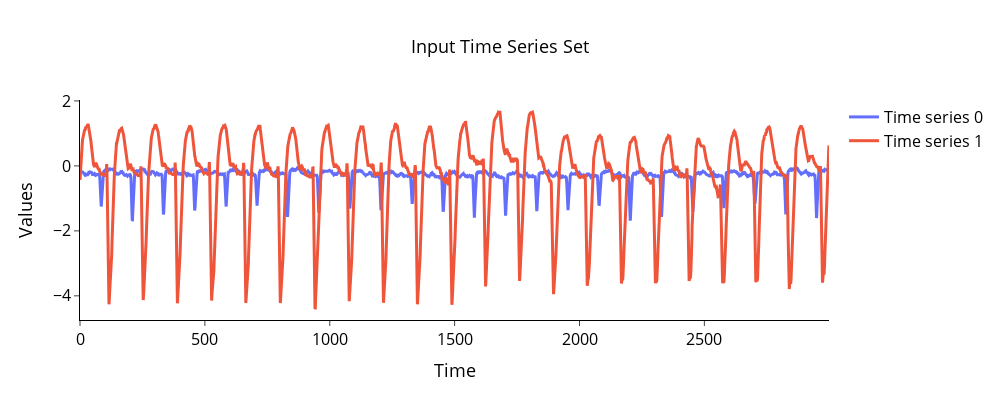

The notebook cell saved with this chart:
### Code cell
plot_ts(ts_set)

### Figure 1 — Plotly figure (JSON) as saved in the notebook; plotly's stock layout.template omitted (floating-point values rounded to 4 significant figures; data arrays with more than 128 entries replaced by an {"elided": "..."} marker saying what was removed)
{"data": [{"line": {"width": 3}, "name": "Time series 0", "type": "scatter", "x": {"elided": "3000 int values"}, "y": {"elided": "3000 float values"}}, {"line": {"width": 3}, "name": "Time series 1", "type": "scatter", "x": {"elided": "3000 int values"}, "y": {"elided": "3000 float values"}}], "layout": {"height": 400, "legend": {"font": {"color": "black", "size": 16}}, "paper_bgcolor": "rgba(0,0,0,0)", "plot_bgcolor": "rgba(0,0,0,0)", "title": {"font": {"color": "black", "size": 18}, "text": "Input Time Series Set", "x": 0.5, "xanchor": "center", "y": 0.9, "yanchor": "top"}, "width": 1000, "xaxis": {"linecolor": "#000", "linewidth": 1, "showgrid": false, "tickfont": {"color": "black", "size": 16}, "ticks": "outside", "tickwidth": 1, "title": {"font": {"color": "black", "size": 18}, "text": "Time"}}, "yaxis": {"linecolor": "#000", "linewidth": 1, "showgrid": false, "tickfont": {"color": "black", "size": 16}, "ticks": "outside", "tickwidth": 1, "title": {"font": {"color": "black", "size": 18}, "text": "Values"}, "zeroline": false}}}
